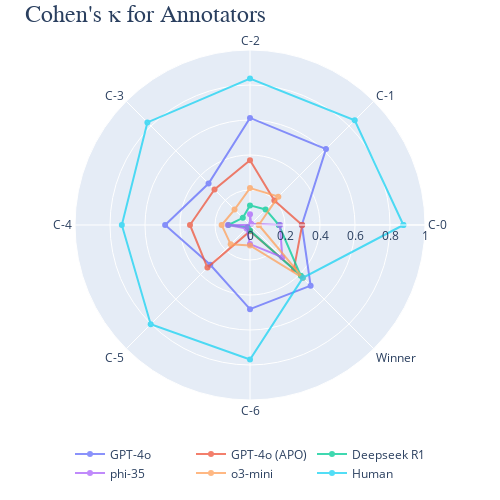

The notebook cell this image was saved under:
### Code cell
index = ["C-0", "C-1", "C-2", "C-3", "C-4", "C-5", "C-6", "Winner"]
all_agreements = {k: [_v for _, _v in v.items()] for k, v in kappas.items()}
all_agreements["Human"] = [v for k, v in human_kappa.items()]
all_agreements = pd.DataFrame(all_agreements, index=index)

categories = all_agreements.index.tolist()
categories.append(categories[0]) 

fig = go.Figure()

fig.update_layout(autosize=False, width=500, height=500, margin=dict(l=50, r=50, b=50, t=50, pad=1))

for col in all_agreements.columns:
    col_name = maptocol[col]
    values = all_agreements[col].tolist()
    values.append(values[0])
    fig.add_trace(go.Scatterpolar(
        r=values,
        theta=categories,
        name=col_name,
        opacity=0.75
    ))

# set the legend at the bottom with 4 columns
fig.update_layout(legend=dict(orientation="h", yanchor="bottom", xanchor="center", x=0.5, y=-0.15)) #, y=0.5,))
fig.update_layout(
    title=dict(
        font_family="Times New Roman",
        text="Cohen's κ for Annotators",
        font=dict(size=24),
        y=0.99, yanchor='top'
        ),
    legend=dict(y=-0.25)
)

fig.update_layout(
  polar=dict(
    radialaxis=dict(visible=True, range=[0,1.0])
    ), showlegend=True
)

fig.show()

### Figure 1 — Plotly figure (JSON) as saved in the notebook; plotly's stock layout.template omitted (floating-point values rounded to 4 significant figures)
{"data": [{"name": "GPT-4o", "opacity": 0.75, "r": [0.296, 0.614, 0.612, 0.335, 0.485, 0.321, 0.481, 0.49, 0.296], "theta": ["C-0", "C-1", "C-2", "C-3", "C-4", "C-5", "C-6", "Winner", "C-0"], "type": "scatterpolar"}, {"name": "GPT-4o (APO)", "opacity": 0.75, "r": [0.298, 0.197, 0.37, 0.287, 0.343, 0.344, 0.035, 0.355, 0.298], "theta": ["C-0", "C-1", "C-2", "C-3", "C-4", "C-5", "C-6", "Winner", "C-0"], "type": "scatterpolar"}, {"name": "Deepseek R1", "opacity": 0.75, "r": [0.165, 0.126, 0.112, 0.058, 0.123, 0.018, 0.032, 0.411, 0.165], "theta": ["C-0", "C-1", "C-2", "C-3", "C-4", "C-5", "C-6", "Winner", "C-0"], "type": "scatterpolar"}, {"name": "phi-35", "opacity": 0.75, "r": [0.171, 0.01, 0.062, -0.001, 0.126, 0.028, 0.109, 0.261, 0.171], "theta": ["C-0", "C-1", "C-2", "C-3", "C-4", "C-5", "C-6", "Winner", "C-0"], "type": "scatterpolar"}, {"name": "o3-mini", "opacity": 0.75, "r": [0.05, 0.229, 0.211, 0.125, 0.162, 0.156, 0.117, 0.428, 0.05], "theta": ["C-0", "C-1", "C-2", "C-3", "C-4", "C-5", "C-6", "Winner", "C-0"], "type": "scatterpolar"}, {"name": "Human", "opacity": 0.75, "r": [0.8765, 0.8463, 0.8368, 0.8291, 0.7324, 0.8024, 0.7685, 0.4272, 0.8765], "theta": ["C-0", "C-1", "C-2", "C-3", "C-4", "C-5", "C-6", "Winner", "C-0"], "type": "scatterpolar"}], "layout": {"autosize": false, "height": 500, "legend": {"orientation": "h", "x": 0.5, "xanchor": "center", "y": -0.25, "yanchor": "bottom"}, "margin": {"b": 50, "l": 50, "pad": 1, "r": 50, "t": 50}, "polar": {"radialaxis": {"range": [0, 1], "visible": true}}, "showlegend": true, "title": {"font": {"family": "Times New Roman", "size": 24}, "text": "Cohen's κ for Annotators", "y": 0.99, "yanchor": "top"}, "width": 500}}
